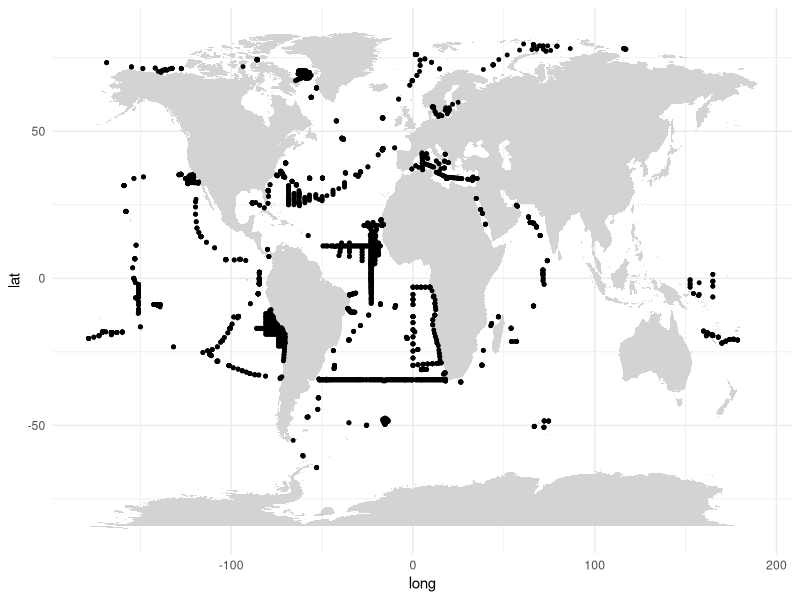
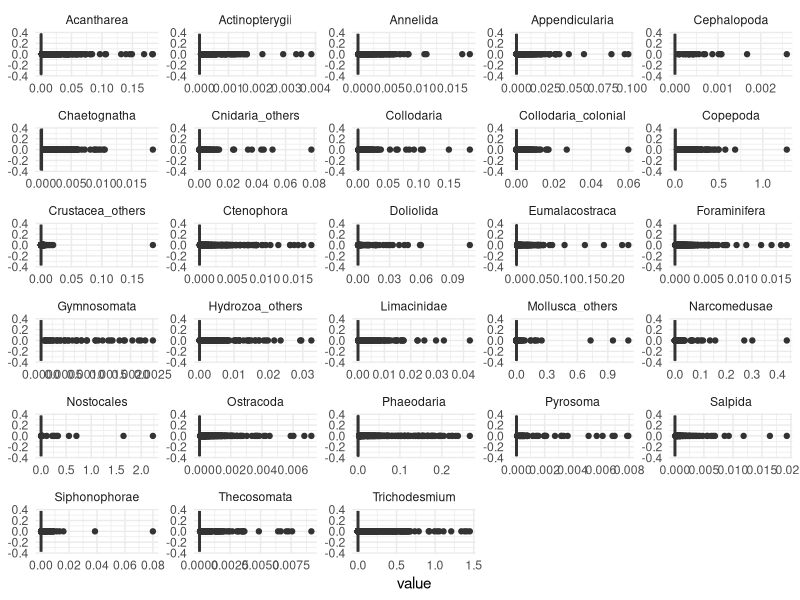
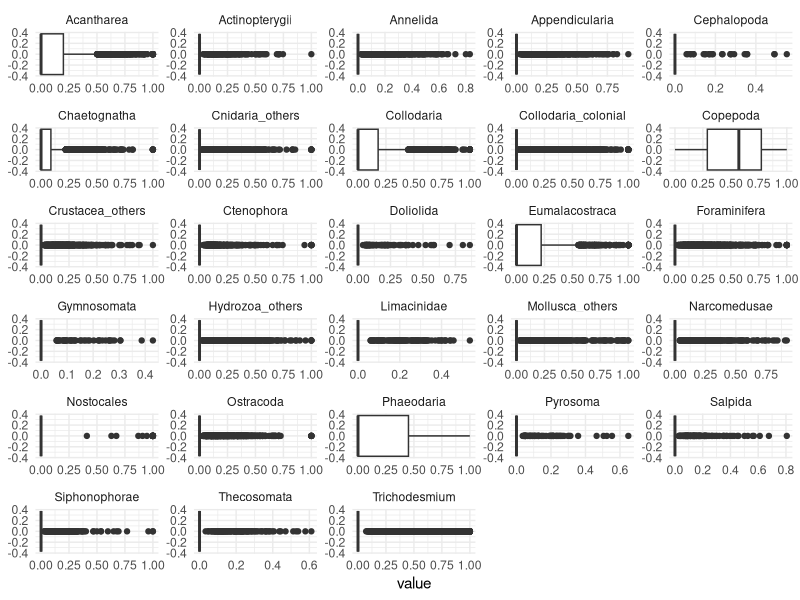
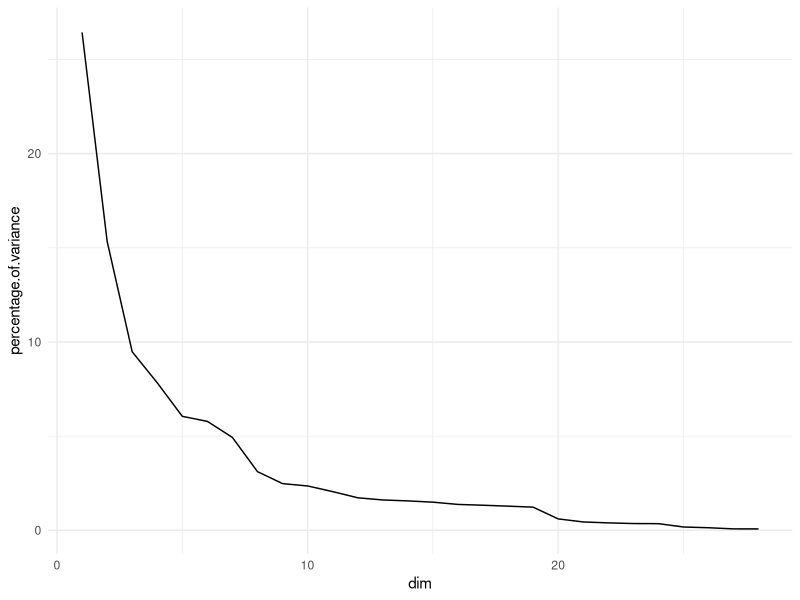
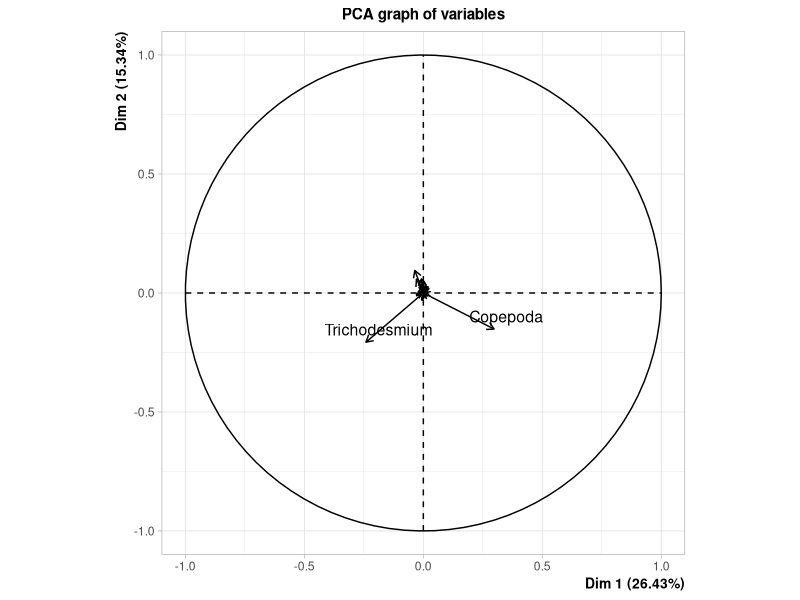
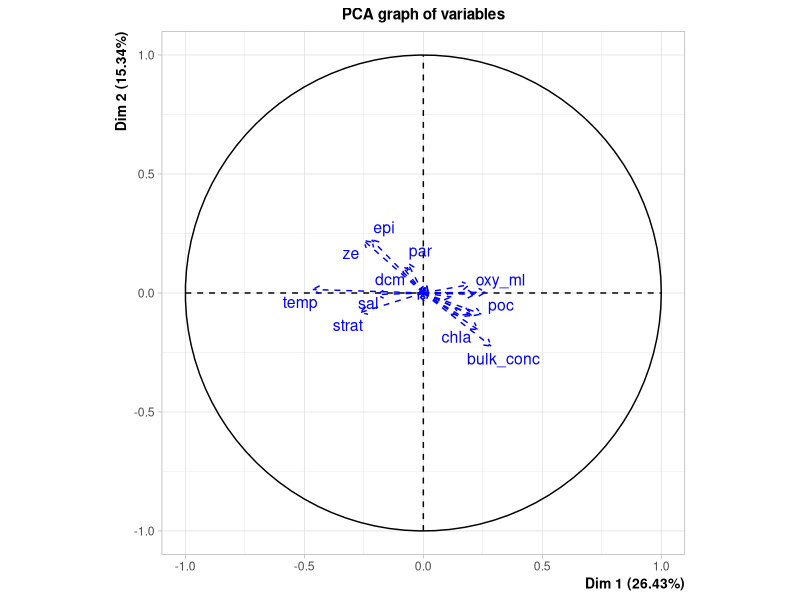
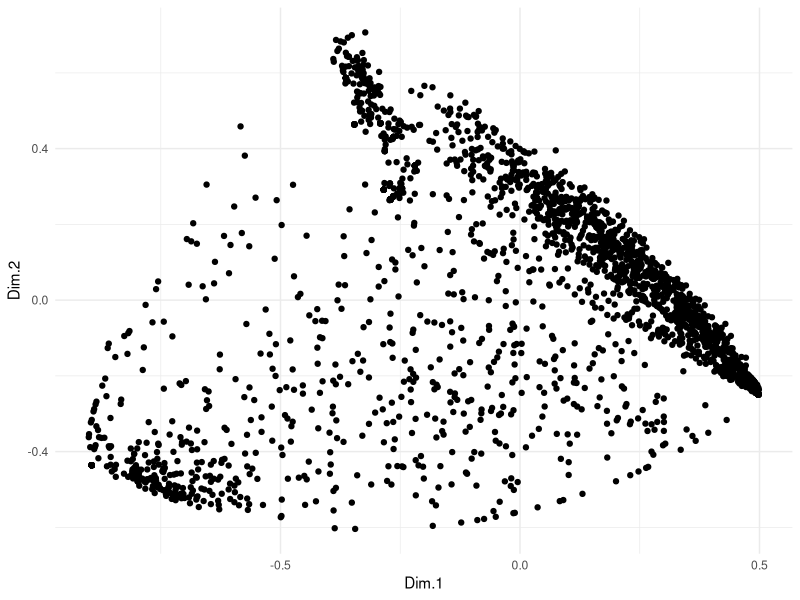
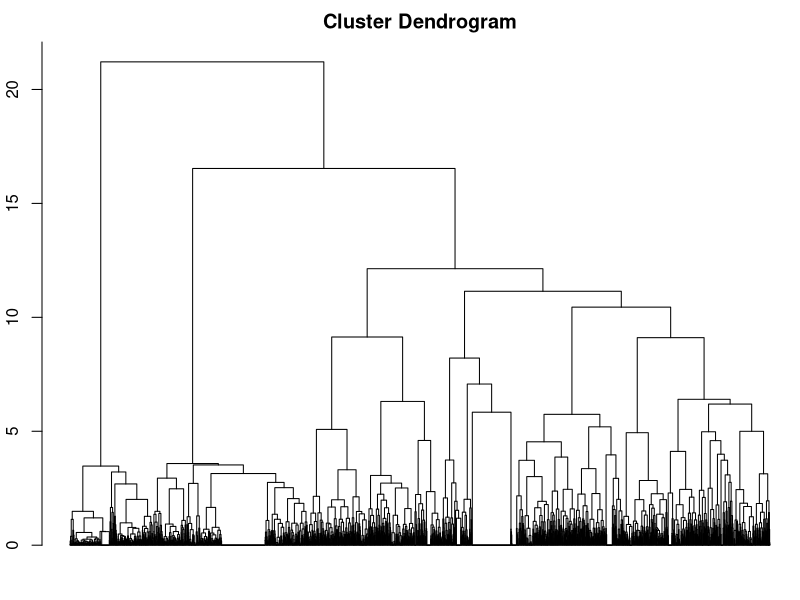

Write R code to recreate these figures, in order.
## ---- chunk 1
knitr::opts_chunk$set(echo = FALSE,
                      message = FALSE,
                      warning = FALSE,
                      fig.align = "center")
## ---- chunk 2
library(tidyverse)
library(maps)
library(FactoMineR)
library(vegan)
library(knitr)
library(kableExtra)

data = read_csv("103673.csv", show_col_types = FALSE)
## ---- chunk 3
ggplot() +
  geom_polygon(data = map_data("world"), 
               aes(x = long, y = lat, group = group),
               fill = "lightgray") + 
  geom_point(data = data, aes(x = lon, y = lat), size = 1) +
  theme_minimal()
## ---- chunk 4
data %>%
  select(Acantharea:Trichodesmium) %>%
  pivot_longer(everything()) %>%
  ggplot(aes(x = value)) +
  geom_boxplot() +
  facet_wrap(~name, scales = "free", ncol = 5) +
  theme_minimal()
## ---- chunk 5
data_hellinger = decostand(data %>% select(Acantharea:Trichodesmium), method = "hellinger")
## ---- chunk 6
data_hellinger %>%
  pivot_longer(everything()) %>%
  ggplot(aes(x = value)) +
  geom_boxplot() +
  facet_wrap(~name, scales = "free", ncol = 5) +
  theme_minimal()
## ---- chunk 7
data_sup = data %>%
  select(temp:kd490) %>%
  replace_na(as.list(colMeans(.,na.rm=T))) %>%            # étape 1
  mutate_at(vars(snow_conc, bulk_conc), list(log1p)) %>%  # étape 2
  transmute_all(list(scale))                              # étape 3
## ---- chunk 8
data_epi = data_hellinger %>% 
  bind_cols(data_sup) %>%
  mutate(layer = data$layer) %>%
  filter(layer == "epi") %>%
  select(-layer)
## ---- chunk 9
acp_epi = PCA(data_epi, 
          quanti.sup = 29:51, 
          graph = FALSE,
          scale = FALSE)
## ---- chunk 10
#datatable(round(acp_epi$eig %>% head(10), 2), options = list(dom = 't'))
acp_epi$eig %>%
  head(10) %>%
  kable(digits = 2) %>%
  kable_styling(full_width = FALSE)
## ---- chunk 11
ggplot(data.frame(acp_epi$eig) %>% mutate(dim = row_number()), 
       aes(x = dim, y = percentage.of.variance)) +
  geom_line() +
  theme_minimal()
## ---- chunk 12
plot(acp_epi, choix = "var", invisible = "quanti.sup")
## ---- chunk 13
plot(acp_epi, choix = "var", invisible = "var")
## ---- chunk 14
ggplot(data.frame(acp_epi$ind$coord), aes(x = Dim.1, y = Dim.2)) +
  geom_point() +
  theme_minimal()
## ---- chunk 15
cah_epi = hclust(dist(data_epi %>% select(Acantharea:Trichodesmium)), method = "ward.D2")
par(mar = c(1, 2, 2, 0) + .1)
plot(cah_epi, hang = -1, labels = FALSE)
## ---- chunk 16
km_epi = kmeans(data_epi %>% select(Acantharea:Trichodesmium), 3, iter.max = 30, nstart = 30)
## ---- chunk 17
data.frame(km_epi$centers) %>% 
  rownames_to_column("cluster") %>%
  pivot_longer(!cluster) %>%
  ggplot(aes(x = cluster, y = name, fill = value)) +
  geom_tile() +
  scale_fill_gradient(low = "white", high = "orange") +
  theme_minimal() +
  labs(x = "classe", y = "", fill = "")
## ---- chunk 18
ggplot(data.frame(acp_epi$ind$coord) %>% mutate(classe = km_epi$cluster),
       aes(x = Dim.1, y = Dim.2)) +
  geom_point(aes(color = factor(classe)), alpha = .5) +
  geom_segment(data = data.frame(acp_epi$quanti.sup$coord) %>% rownames_to_column("var"),
               aes(x = 0, y = 0, xend = Dim.1, yend = Dim.2),
               arrow = arrow(length = unit(0.5, "cm")), alpha = .5) + 
  geom_text(data = data.frame(acp_epi$quanti.sup$coord) %>% rownames_to_column("var"),
            aes(label = var), size = 5) +
  theme_minimal() +
  labs(x = "", y = "", color = "Classe")
## ---- chunk 19
ggplot() +
  geom_polygon(data = map_data("world"), 
               aes(x = long, y = lat, group = group),
               fill = "lightgray") + 
  geom_point(data = data %>% filter(layer == "epi") %>% mutate(classe = km_epi$cluster), 
             aes(x = lon, y = lat, color = factor(classe)), size = 1) +
  theme_minimal() +
  labs(x = "", y = "", color = "Classe")
## ---- chunk 20
ggplot(data = data %>% filter(layer == "epi") %>% mutate(classe = km_epi$cluster), 
             aes(x = lon, y = lat)) +
  geom_point(aes(color = factor(classe)), size = 1) +
  geom_polygon(data = map_data("world"), 
               aes(x = long, y = lat, group = group),
               fill = "lightgray")+
  facet_wrap(~ classe, ncol = 2) +
  theme_minimal() +
  labs(x = "", y = "", color = "Classe")
## ---- chunk 21
data_meso = data_hellinger %>% 
  bind_cols(data_sup) %>%
  mutate(layer = data$layer) %>%
  filter(layer == "mesosup") %>%
  select(-layer)
## ---- chunk 22
acp_meso = PCA(data_meso, 
          quanti.sup = 29:51, 
          graph = FALSE,
          scale = FALSE)
## ---- chunk 23
#datatable(round(acp_meso$eig %>% head(10), 2), options = list(dom = 't'))
acp_meso$eig %>%
  head(10) %>%
  kable(digits = 2) %>%
  kable_styling(full_width = FALSE)
## ---- chunk 24
ggplot(data.frame(acp_meso$eig) %>% mutate(dim = row_number()), 
       aes(x = dim, y = percentage.of.variance)) +
  geom_line() +
  theme_minimal()
## ---- chunk 25
plot(acp_meso, choix = "var", invisible = "quanti.sup")
## ---- chunk 26
plot(acp_meso, choix = "var", invisible = "var")
## ---- chunk 27
ggplot(data.frame(acp_meso$ind$coord), aes(x = Dim.1, y = Dim.2)) +
  geom_point() +
  theme_minimal()
## ---- chunk 28
cah_meso = hclust(dist(data_meso %>% select(Acantharea:Trichodesmium)), method = "ward.D2")
par(mar = c(1, 2, 2, 0) + .1)
plot(cah_meso, hang = -1, labels = FALSE)
## ---- chunk 29
km_meso = kmeans(data_meso %>% select(Acantharea:Trichodesmium), 3, iter.max = 30, nstart = 30)
## ---- chunk 30
data.frame(km_meso$centers) %>% 
  rownames_to_column("cluster") %>%
  pivot_longer(!cluster) %>%
  ggplot(aes(x = cluster, y = name, fill = value)) +
  geom_tile() +
  scale_fill_gradient(low = "white", high = "orange") +
  theme_minimal() +
  labs(x = "classe", y = "", fill = "")
## ---- chunk 31
ggplot(data.frame(acp_meso$ind$coord) %>% mutate(classe = km_meso$cluster),
       aes(x = Dim.1, y = Dim.2)) +
  geom_point(aes(color = factor(classe)), alpha = .5) +
  geom_segment(data = data.frame(acp_meso$quanti.sup$coord) %>% rownames_to_column("var"),
               aes(x = 0, y = 0, xend = Dim.1, yend = Dim.2),
               arrow = arrow(length = unit(0.5, "cm")), alpha = .5) + 
  geom_text(data = data.frame(acp_meso$quanti.sup$coord) %>% rownames_to_column("var"),
            aes(label = var), size = 5) +
  theme_minimal() +
  labs(x = "", y = "", color = "Classe")
## ---- chunk 32
ggplot() +
  geom_polygon(data = map_data("world"), 
               aes(x = long, y = lat, group = group),
               fill = "lightgray") + 
  geom_point(data = data %>% filter(layer == "mesosup") %>% mutate(classe = km_meso$cluster), 
             aes(x = lon, y = lat, color = factor(classe)), size = 1) +
  theme_minimal() +
  labs(x = "", y = "", color = "Classe")
## ---- chunk 33
ggplot(data = data %>% filter(layer == "mesosup") %>% mutate(classe = km_meso$cluster), 
             aes(x = lon, y = lat)) +
  geom_point(aes(color = factor(classe)), size = 1) +
  geom_polygon(data = map_data("world"), 
               aes(x = long, y = lat, group = group),
               fill = "lightgray")+
  facet_wrap(~ classe, ncol = 2) +
  theme_minimal() +
  labs(x = "", y = "", color = "Classe")
## ---- chunk 34
data_bin = decostand(data %>% select(Acantharea:Trichodesmium), method = "pa")
## ---- chunk 35
data_bin %>%
  pivot_longer(everything()) %>%
  ggplot(aes(y = fct_rev(fct_infreq(name, value)), 
             fill = as.character(value))) +
  geom_bar(position = "fill") +
  theme_minimal()
## ---- chunk 36
data_epibin = data_bin %>%
  mutate(layer = data$layer) %>%
  filter(layer == "epi") %>%
  select(-layer)
## ---- chunk 37
cah_epibin = data_epibin %>%
  dist(method = "manhattan") %>%
  hclust(method = "ward.D2")
par(mar = c(1, 2, 2, 0) + .1)
plot(cah_epibin, hang = -1, labels = FALSE)
## ---- chunk 38
data_epibin %>%
  mutate(classe = cutree(cah_epibin, 4)) %>%
  pivot_longer(-classe) %>%
  ggplot(aes(y = fct_rev(fct_infreq(name, value)), 
             fill = as.character(value))) +
  geom_bar(position = "fill") +
  facet_wrap(~ classe) +
  theme_minimal() +
  labs(x = "", y = "")
## ---- chunk 39
data_epibin %>%
  mutate(cluster = cutree(cah_epibin, 4)) %>%
  group_by(cluster) %>%
  summarise_all(mean) %>%
  pivot_longer(!cluster) %>%
  ggplot(aes(x = cluster, y = name, fill = value)) +
  geom_tile() +
  scale_fill_gradient(low = "white", high = "orange") +
  theme_minimal() +
  labs(x = "classe", y = "", fill = "")
## ---- chunk 40
tab = table(km_epi$cluster, cutree(cah_epibin, 4))
kable(tab) %>%
  kable_styling(full_width = FALSE)
## ---- chunk 41
data_mesobin = data_bin %>%
  mutate(layer = data$layer) %>%
  filter(layer == "mesosup") %>%
  select(-layer)
## ---- chunk 42
cah_mesobin = data_mesobin %>%
  dist(method = "manhattan") %>%
  hclust(method = "ward.D2")
par(mar = c(1, 2, 2, 0) + .1)
plot(cah_mesobin, hang = -1, labels = FALSE)
## ---- chunk 43
data_mesobin %>%
  mutate(classe = cutree(cah_mesobin, 4)) %>%
  pivot_longer(-classe) %>%
  ggplot(aes(y = fct_rev(fct_infreq(name, value)), 
             fill = as.character(value))) +
  geom_bar(position = "fill") +
  facet_wrap(~ classe) +
  theme_minimal() +
  labs(x = "", y = "")
## ---- chunk 44
data_mesobin %>%
  mutate(cluster = cutree(cah_mesobin, 4)) %>%
  group_by(cluster) %>%
  summarise_all(mean) %>%
  pivot_longer(!cluster) %>%
  ggplot(aes(x = cluster, y = name, fill = value)) +
  geom_tile() +
  scale_fill_gradient(low = "white", high = "orange") +
  theme_minimal() +
  labs(x = "classe", y = "", fill = "")
## ---- chunk 45
tab = table(km_meso$cluster, cutree(cah_mesobin, 4))
kable(tab) %>%
  kable_styling(full_width = FALSE)
